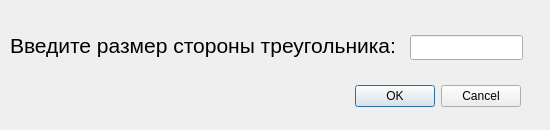
<?xml version="1.0" encoding="UTF-8"?>
<ui version="4.0">
 <class>TriangleDialog</class>
 <widget class="QDialog" name="TriangleDialog">
  <property name="geometry">
   <rect>
    <x>0</x>
    <y>0</y>
    <width>550</width>
    <height>130</height>
   </rect>
  </property>
  <property name="windowTitle">
   <string>Треугольник</string>
  </property>
  <widget class="QDialogButtonBox" name="buttonBox">
   <property name="geometry">
    <rect>
     <x>180</x>
     <y>80</y>
     <width>341</width>
     <height>32</height>
    </rect>
   </property>
   <property name="orientation">
    <enum>Qt::Horizontal</enum>
   </property>
   <property name="standardButtons">
    <set>QDialogButtonBox::Cancel|QDialogButtonBox::Ok</set>
   </property>
  </widget>
  <widget class="QLabel" name="label">
   <property name="geometry">
    <rect>
     <x>10</x>
     <y>30</y>
     <width>421</width>
     <height>31</height>
    </rect>
   </property>
   <property name="font">
    <font>
     <pointsize>16</pointsize>
    </font>
   </property>
   <property name="text">
    <string>Введите размер стороны треугольника:</string>
   </property>
  </widget>
  <widget class="QLineEdit" name="lineEdit">
   <property name="geometry">
    <rect>
     <x>410</x>
     <y>35</y>
     <width>113</width>
     <height>25</height>
    </rect>
   </property>
  </widget>
 </widget>
 <resources/>
 <connections>
  <connection>
   <sender>buttonBox</sender>
   <signal>accepted()</signal>
   <receiver>TriangleDialog</receiver>
   <slot>accept()</slot>
   <hints>
    <hint type="sourcelabel">
     <x>248</x>
     <y>254</y>
    </hint>
    <hint type="destinationlabel">
     <x>157</x>
     <y>274</y>
    </hint>
   </hints>
  </connection>
  <connection>
   <sender>buttonBox</sender>
   <signal>rejected()</signal>
   <receiver>TriangleDialog</receiver>
   <slot>reject()</slot>
   <hints>
    <hint type="sourcelabel">
     <x>316</x>
     <y>260</y>
    </hint>
    <hint type="destinationlabel">
     <x>286</x>
     <y>274</y>
    </hint>
   </hints>
  </connection>
 </connections>
</ui>
